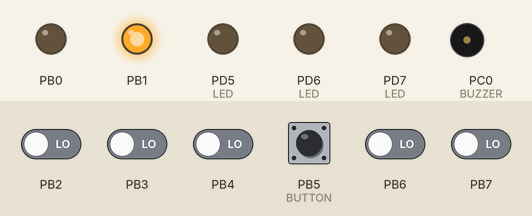
A program run on a simulated ATmega32, built with avr-gcc and emulated at 8 MHz. Parts: output pins drawn as LEDs (lit = HIGH), buzzer (waves = sounding, pin HIGH). The test bench sets the inputs (shaded band); at power-on: PB2–4, PB5 (BUTTON), PB6, PB7 LOW.

Above: at 1.2 s.
1.3 s: PB5 (BUTTON) pulled HIGH for 0.15 s
At 2.1 s:
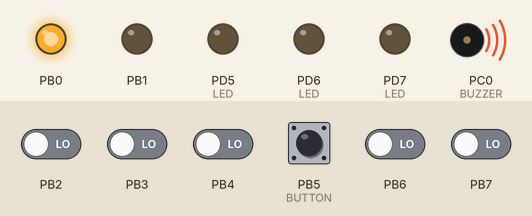
2.9 s: PB5 (BUTTON) pulled HIGH for 1 s
At 5.0 s:
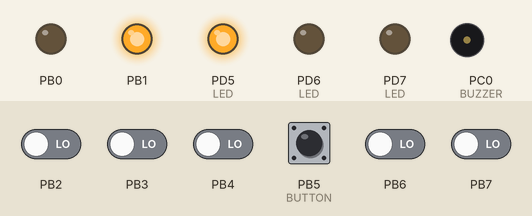
5.4 s: PB5 (BUTTON) pulled HIGH for 0.15 s
At 6.4 s:
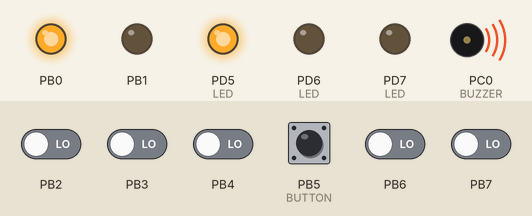
Timing chart, 0 to 8.4 s (numbered marks = the images above; inputs shaded):
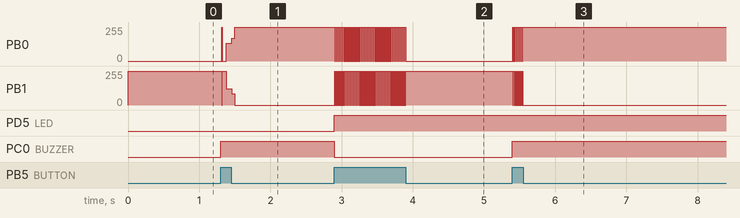

Measured:
- after the input at 1.3 s, PB0: 0/255 → 132/255 at once, → 255/255 0.14 s later; PB1: 255/255 → 123/255 at once, → 0/255 0.14 s later; PC0 (BUZZER): LOW → HIGH at once
- after the input at 2.9 s, PB0: alternates 255/255 for 0.01 s and 0/255 for 0.01 s, 97 changes in all, then stays 0/255, starting at once; PB1: alternates 255/255 for 0.01 s and 0/255 for 0.01 s, 97 changes in all, then stays 255/255, starting at once; PD5 (LED): LOW → HIGH at once; PC0 (BUZZER): HIGH → LOW at once
- after the input at 5.4 s, PB0: alternates 255/255 for 0.01 s and 0/255 for 0.01 s, 15 changes in all, then stays 255/255, starting at once; PB1: alternates 255/255 for 0.01 s and 0/255 for 0.01 s, 15 changes in all, then stays 0/255, starting at once; PC0 (BUZZER): LOW → HIGH at once

The program:

Traffic-Light.c
```c
#include <avr/io.h>
#include <avr/interrupt.h>

#include "BUZZER.h"
#include "LED.h"
#include "TIMER.h"
#include "BUTTON.h"
#include "seven segment.h"

#define F_CPU               8000000UL
#define RedLed              'D' , 5
#define YellowLed           'D' , 6
#define GreenLed            'D' , 7

volatile signed char seconds = 60;
volatile unsigned char ten_msecond = 0;
volatile unsigned char mpx = 0;
volatile unsigned char buz_on = 0;

int main(void)
{
	timer0_CTC_init_interrupt();
	BUTTON_vInit('B' , 5);
	LED_vInit('D' , 5);
	LED_vInit('D' , 6);
	LED_vInit('D' , 7);
	BUZZER_vInit('C' , 0);
	DIO_vsetPINDir('B' , 0 , 1);
	DIO_vsetPINDir('B' , 1 , 1);

    while(1)
    {
	    unsigned char second = (seconds - 1)%30 + 1;

		if(mpx == 0){
			DIO_write('B' , 0 , 0);
			DIO_write('B' , 1 , 1);
			seven_seg_write('A' ,second%10 , 0);
		}
		else{
			DIO_write('B' , 0 , 1);
			DIO_write('B' , 1 , 0);
			seven_seg_write('A' , second/10 , 0);
		}


        if(BUTTON_u8read('B' , 5) == 0){
			buz_on = (1 - buz_on);
			while(BUTTON_u8read('B' , 5) == 0);
		}
		else{
			buz_on = buz_on;
		}


		if(buz_on == 1){
			BUZZER_vTurnOn('C' , 0);
		}
		else{
			BUZZER_vTurnOff('C' , 0);

			if(ten_msecond >= 100){
				seconds--;
				ten_msecond = 0;

				if(seconds <= 0){
					seconds = 60;
				}
				else{}
			}
			else{}


			if(seconds >= 36 && seconds <= 60){
				LED_vTurnOn(RedLed);
				LED_vTurnOff(YellowLed);
				LED_vTurnOff(GreenLed);
			}
			else if((seconds >= 31 && seconds <= 35)){
				LED_vTurnOn(RedLed);
				LED_vTurnOn(YellowLed);
				LED_vTurnOff(GreenLed);
			}
			else if(seconds >= 6 && seconds <= 30){
				LED_vTurnOn(GreenLed);
				LED_vTurnOff(RedLed);
				LED_vTurnOff(YellowLed);
			}
			else if(seconds >= 1 && seconds <= 5){
				LED_vTurnOn(GreenLed);
				LED_vTurnOn(YellowLed);
				LED_vTurnOff(RedLed);
			}
		}
    }
}

ISR(TIMER0_COMP_vect)
{
	if(buz_on == 0){
	  ten_msecond++;
	}
	mpx = (1 - mpx);
}
```

BUTTON.c
```c
#include "DIO.h"

void BUTTON_vInit(unsigned char portname,unsigned char pinnumber)
{
	DIO_vsetPINDir(portname,pinnumber,0);
}

unsigned char BUTTON_u8read(unsigned char portname,unsigned char pinnumber)
{
	unsigned char x;
	x=DIO_u8read(portname,pinnumber);
	return x;
}
```

BUTTON.h
```c
#ifndef BUTTON_H_
#define BUTTON_H_

/*
Function Name        : BUTTON_vInit
Function Returns     : void
Function Arguments   : unsigned char portname,unsigned char pinnumber
Function Description : define the given pin in the given port as input pin
*/
void BUTTON_vInit(unsigned char portname,unsigned char pinnumber);

/*
Function Name        : BUTTON_u8read
Function Returns     : unsigned char
Function Arguments   : unsigned char portname,unsigned char pinnumber
Function Description : Returns 0 or 1 depend on the status of the BUTTON(pressed or not) and the type of connection (pull up or pull down)
*/
unsigned char BUTTON_u8read(unsigned char portname,unsigned char pinnumber);

#endif /* BUTTON_H_ */
```

BUZZER.c
```c
#include "DIO.h"

void BUZZER_vInit(unsigned char portname,unsigned char pinnumber)
{
	DIO_vsetPINDir(portname,pinnumber,1);//Set the given pin in the given port as an output
}

void BUZZER_vTurnOn(unsigned char portname,unsigned char pinnumber)
{
	DIO_write(portname,pinnumber,1);//Set the given pin in the given port to one(on)
}

void BUZZER_vTurnOff(unsigned char portname,unsigned char pinnumber)
{
	DIO_write(portname,pinnumber,0);//Set the given pin in the given port to zero(off)
}

void BUZZER_vToggle(unsigned char portname,unsigned char pinnumber)
{
	DIO_toggle(portname,pinnumber);//Set the given pin in the given port to zero if it is one or set it to one if it is zero
}

unsigned char BUZZER_ReadStatues(unsigned char portname,unsigned char pinnumber){
	return DIO_u8read(portname , pinnumber);
}
```

BUZZER.h
```c
#ifndef BUZZER_H_
#define BUZZER_H_

/*
	Function Name        : BUZZER_vInit
	Function Returns     : void
	Function Arguments   : unsigned char portname,unsigned char pinnumber
	Function Description : Initialize the pin as an output pin to connect the BUZZER.
*/
void BUZZER_vInit(unsigned char portname,unsigned char pinnumber);

/*
	Function Name        : BUZZER_vTurnOn
	Function Returns     : void
	Function Arguments   : unsigned char portname,unsigned char pinnumber
	Function Description : Turn on the BUZZER connected to the given pin and port.
*/
void BUZZER_vTurnOn(unsigned char portname,unsigned char pinnumber);

/*
	Function Name        : BUZZER_vTurnOff
	Function Returns     : void
	Function Arguments   : unsigned char portname,unsigned char pinnumber
	Function Description : Turn off the BUZZER connected to the given pin and port.
*/
void BUZZER_vTurnOff(unsigned char portname,unsigned char pinnumber);

/*
	Function Name        : BUZZER_vToggle
	Function Returns     : void
	Function Arguments   : unsigned char portname,unsigned char pinnumber
	Function Description : Toggle the BUZZER connected to the given pin and port.
*/
void BUZZER_vToggle(unsigned char portname,unsigned char pinnumber);

/*
	Function Name        : BUZZER_ReadStatues
	Function Returns     : unsigned char
	Function Arguments   : unsigned char portname,unsigned char pinnumber
	Function Description : Returns 1 if the value of the given pin is high and zero if the value is low
*/

unsigned char BUZZER_ReadStatues(unsigned char portname,unsigned char pinnumber);

#endif /* BUZZER_H_ */
```

LED.c
```c
#include "DIO.h"

void LED_vInit(unsigned char portname,unsigned char pinnumber)
{
	DIO_vsetPINDir(portname,pinnumber,1);//Set the given pin in the given port as an output
}

void LED_vTurnOn(unsigned char portname,unsigned char pinnumber)
{
	DIO_write(portname,pinnumber,1);//Set the given pin in the given port to one(on)
}

void LED_vTurnOff(unsigned char portname,unsigned char pinnumber)
{
	DIO_write(portname,pinnumber,0);//Set the given pin in the given port to zero(off)
}

void LED_vToggle(unsigned char portname,unsigned char pinnumber)
{
	DIO_toggle(portname,pinnumber);//Set the given pin in the given port to zero if it is one or set it to one if it is zero
}

unsigned char LED_ReadStatues(unsigned char portname,unsigned char pinnumber){
	return DIO_u8read(portname , pinnumber);
}
```

LED.h
```c
#ifndef LED_H_
#define LED_H_

/*
	Function Name        : LED_vInit
	Function Returns     : void
	Function Arguments   : unsigned char portname,unsigned char pinnumber
	Function Description : Initialize the pin as an output pin to connect the led.
*/
void LED_vInit(unsigned char portname,unsigned char pinnumber);

/*
	Function Name        : LED_vTurnOn
	Function Returns     : void
	Function Arguments   : unsigned char portname,unsigned char pinnumber
	Function Description : Turn on the led connected to the given pin and port.
*/
void LED_vTurnOn(unsigned char portname,unsigned char pinnumber);

/*
	Function Name        : LED_vTurnOff
	Function Returns     : void
	Function Arguments   : unsigned char portname,unsigned char pinnumber
	Function Description : Turn off the led connected to the given pin and port.
*/
void LED_vTurnOff(unsigned char portname,unsigned char pinnumber);

/*
	Function Name        : LED_vToggle
	Function Returns     : void
	Function Arguments   : unsigned char portname,unsigned char pinnumber
	Function Description : Toggle the led connected to the given pin and port.
*/
void LED_vToggle(unsigned char portname,unsigned char pinnumber);

/*
	Function Name        : LED_ReadStatues
	Function Returns     : unsigned char
	Function Arguments   : unsigned char portname,unsigned char pinnumber
	Function Description : Returns 1 if the value of the given pin is high and zero if the value is low
*/

unsigned char LED_ReadStatues(unsigned char portname,unsigned char pinnumber);

#endif /* LED_H_ */
```

TIMER.c
```c
#include "std_macros.h"
#include <avr/io.h>
#include <avr/interrupt.h>

void timer0_CTC_init_interrupt(void)
{
	// select CTC mode
	SET_BIT(TCCR0,WGM01);
	// load a value in OCR0
	OCR0=80;
	// select timer clock
	SET_BIT(TCCR0,CS00);
	SET_BIT(TCCR0,CS02);
	// enable interrupt
	sei();
	SET_BIT(TIMSK,OCIE0);
}


void timer0_wave_nonPWM(void)
{
	// set OC0 as output pin
	SET_BIT(DDRB,3);
	// select CTC mode*/
	SET_BIT(TCCR0,WGM01);
	// load a value in OCR0
	OCR0=64;
	// select timer clock
	SET_BIT(TCCR0,CS00);
	SET_BIT(TCCR0,CS02);
	// toggle OC0 on compare match
	SET_BIT(TCCR0,COM00);
}

void timer0_wave_fastPWM(void)
{
	// set OC0 as output pin
	SET_BIT(DDRB,3);
	// select fast PWM mode
	SET_BIT(TCCR0,WGM00);
	SET_BIT(TCCR0,WGM01);
	// load a value in OCR0
	OCR0=64;
	// select timer clock
	SET_BIT(TCCR0,CS00);
	SET_BIT(TCCR0,CS02);
	// Set OC0 on compare match, clear OC0 at BOTTOM,(inverting mode)
	SET_BIT(TCCR0,COM00);
	SET_BIT(TCCR0,COM01);
}


void timer0_wave_phasecorrectPWM(void)
{
	// set OC0 as output pin
	SET_BIT(DDRB,3);
	// select phase correct PWM mode
	SET_BIT(TCCR0,WGM00);
	// load a value in OCR0
	OCR0=64;
	// select timer clock
	SET_BIT(TCCR0,CS00);
	SET_BIT(TCCR0,CS02);
	// Set OC0 on compare match when up-counting. Clear OC0 on compare match when down counting.
	SET_BIT(TCCR0,COM00);
	SET_BIT(TCCR0,COM01);
}
```

TIMER.h
```c
#ifndef TIMER_H_
#define TIMER_H_

/*
	Function Name        : timer_CTC_init_interrupt
	Function Returns     : void
	Function Arguments   : void
	Function Description : initialize the interrupt of the CTC mode of timer0.
*/
void timer0_CTC_init_interrupt(void);

/*
	Function Name        : timer_wave_nonPWM
	Function Returns     : void
	Function Arguments   : void
	Function Description : initialize the generation of a wave on OC0 pin in non PWM mode.
*/
void timer0_wave_nonPWM(void);


/*
	Function Name        : timer_wave_PWM
	Function Returns     : void
	Function Arguments   : void
	Function Description : initialize the generation of a wave on OC0 pin in fast PWM mode.
*/
void timer0_wave_fastPWM(void);

/*
	Function Name        : timer_wave_phasecorrectPWM
	Function Returns     : void
	Function Arguments   : void
	Function Description : initialize the generation of a wave on OC0 pin in phase correct PWM mode.
*/
void timer0_wave_phasecorrectPWM(void);

#endif /* TIMER_H_ */
```

seven_segment.c
```c
#include "DIO.h"

void seven_seg_vinit(unsigned char portname)
{
	DIO_set_port_direction(portname,0xff);
}

void seven_seg_write(unsigned char portname,unsigned char number,unsigned char com)
{
    unsigned char arr[]={0x3f,0x06,0x5b,0x4f,0x66,0x6d,0x7d,0x47,0x7f,0x6f};

    if(com == 0) DIO_write_port(portname,arr[number]);
	else DIO_write_port(portname,~arr[number]);
}
```

seven_segment.h
```c
#ifndef SEVEN_SEGMENT_H_
#define SEVEN_SEGMENT_H_

void seven_seg_vinit(unsigned char portname);

void seven_seg_write(unsigned char portname,unsigned char number,unsigned char com);

#endif /* SEVEN SEGMENT_H_ */
```

std_macros.h
```c
#define REGISTER_SIZE              8
#define SET_BIT(reg , bit)         reg |= (1 << bit)
#define CLR_BIT(reg , bit)         reg &= (~(1 << bit))
#define TOG_BIT(reg , bit)         reg ^= (1 << bit)
#define READ_BIT(reg , bit)        ((reg >> bit) & 1)
#define IS_BIT_SET(reg , bit)      ((reg >> bit) & 1)
#define IS_BIT_CLR(reg , bit)      !((reg >> bit) & 1)
#define ROR(reg , num)             reg = (reg << (REGISTER_SIZE - num))|(reg >> num)
#define ROL(reg , num)             reg = (reg >> (REGISTER_SIZE - num))|(reg << num)
```

DIO.c
```c
#include <avr/io.h>
#include "std_macros.h"

void DIO_vsetPINDir(unsigned char portname,unsigned char pinnumber,unsigned char direction)
{
	switch(portname)
	{
		case 'A':
		if(direction==1)
		{
			SET_BIT(DDRA,pinnumber);//Set the direction of the given pin in port A as output
		}
		else
		{
			CLR_BIT(DDRA,pinnumber);//Set the direction of the given pin in port A as input
		}
		break;
		case 'B':
		if(direction==1)
		{
			SET_BIT(DDRB,pinnumber);//Set the direction of the given pin in port B as output
		}
		else
		{
			CLR_BIT(DDRB,pinnumber);//Set the direction of the given pin in port B as input
		}
		break;
		case 'C':
		if(direction==1)
		{
			SET_BIT(DDRC,pinnumber);//Set the direction of the given pin in port C as output
		}
		else
		{
			CLR_BIT(DDRC,pinnumber);//Set the direction of the given pin in port C as input
		}
		break;
		case 'D':
		if(direction==1)
		{
			SET_BIT(DDRD,pinnumber);//Set the direction of the given pin in port D as output
		}
		else
		{
			CLR_BIT(DDRD,pinnumber);//Set the direction of the given pin in port D as input
		}
		break;
		default:
		break;
	}
}


void DIO_write(unsigned char portname,unsigned char pinnumber,unsigned char outputvalue)
{
	switch(portname)
	{
		case 'A' :

		if(outputvalue==1)
		{
			SET_BIT(PORTA,pinnumber);//Set the value of the given pin in port A as High
		}
		else
		{
			CLR_BIT(PORTA,pinnumber);//Set the value of the given pin in port A as Low
		}
		break ;
		case 'B':

		if(outputvalue==1)
		{
			SET_BIT(PORTB,pinnumber);//Set the value of the given pin in port B as High
		}
		else
		{
			CLR_BIT(PORTB,pinnumber);//Set the value of the given pin in port B as Low
		}
		break ;
		case 'C' :

		if(outputvalue==1)
		{
			SET_BIT(PORTC,pinnumber);//Set the value of the given pin in port C as High
		}
		else
		{
			CLR_BIT(PORTC,pinnumber);//Set the value of the given pin in port C as Low
		}
		break ;
		case 'D':

		if(outputvalue==1)
		{
			SET_BIT(PORTD,pinnumber);//Set the value of the given pin in port D as High
		}
		else
		{
			CLR_BIT(PORTD,pinnumber);//Set the value of the given pin in port D as Low
		}
		break ;
		default: break ;
	}
}


unsigned char DIO_u8read(unsigned char portname,unsigned char pinnumber)
{
	unsigned char return_value=0;
	switch(portname)
	{
		case 'A' :
		return_value=READ_BIT(PINA,pinnumber);//Read the value from the given pin in port A
		break;

		case 'B' :
		return_value=READ_BIT(PINB,pinnumber);//Read the value from the given pin in port B
		break;

		case 'C' :
		return_value=READ_BIT(PINC,pinnumber);//Read the value from the given pin in port C
		break;

		case 'D' :
		return_value=READ_BIT(PIND,pinnumber);//Read the value from the given pin in port D
		break;
		default:
		break;
	}
	return return_value ;
}
void DIO_toggle(unsigned char portname,unsigned char pinnumber)
{
	switch(portname)
	{
		case 'A':
		TOG_BIT(PORTA,pinnumber);//Toggle the value of the given pin in port A
		break;
		case 'B':
		TOG_BIT(PORTB,pinnumber);//Toggle the value of the given pin in port B
		break;
		case 'C':
		TOG_BIT(PORTC,pinnumber);//Toggle the value of the given pin in port C
		break;
		case 'D':
		TOG_BIT(PORTD,pinnumber);//Toggle the value of the given pin in port D
		break;
		default: break;
	}
}
void DIO_set_port_direction(unsigned char portname,unsigned char direction)
{
	switch(portname)
	{
		case 'A' :
		DDRA=direction; //set the direction of port A
		break ;
		case 'B':
		DDRB=direction; //set the direction of port B
		break ;
		case 'C' :
		DDRC=direction; //set the direction of port C
		break ;
		case 'D':
		DDRD=direction; //set the direction of port D
		break ;
		default:
		break ;
	}

}
void DIO_write_port(unsigned char portname,unsigned char portvalue)
{
	switch(portname)
	{
		case 'A' :
		PORTA=portvalue; //Write the given value to the port A
		break ;
		case 'B':
		PORTB=portvalue; //Write the given value to the port B
		break ;
		case 'C' :
		PORTC=portvalue; //Write the given value to the port C
		break ;
		case 'D':
		PORTD=portvalue; //Write the given value to the port D
		break ;
		default:
		 break ;
	}
}

unsigned char DIO_read_port(unsigned char portname)
{
	unsigned char return_val=0;
	switch(portname)
	{
		case 'A' :
		return_val=PINA; // read the value of port A
		break ;
		case 'B':
		return_val=PINB; // read the value of port B
		break ;
		case 'C' :
		return_val=PINC; // read the value of port C
		break ;
		case 'D':
		return_val=PIND; // read the value of port D
		break ;
		default:
		break ;
	}
	return return_val;
}

void DIO_write_nibble(unsigned char portname,unsigned char value,unsigned char pinnumber){
	int bits = 4;
	while(bits--){
		DIO_write(portname , pinnumber , value%2);
		value /= 2;
		pinnumber++;
	}
}

void DIO_vconnectpullup(char portname ,char pinnumber, char connect_pullup)
{
	switch(portname)
	{
		case 'A':
		if(connect_pullup==1)
		{
			SET_BIT(PORTA,pinnumber);
		}
		else
		{
			CLR_BIT(PORTA,pinnumber);
		}
		break;
		case 'B':
		if(connect_pullup==1)
		{
			SET_BIT(PORTB,pinnumber);
		}
		else
		{
			CLR_BIT(PORTB,pinnumber);
		}
		break;
		case 'C':
		if(connect_pullup==1)
		{
			SET_BIT(PORTC,pinnumber);

		}
		else
		{
			CLR_BIT(PORTC,pinnumber);
		}
		break;
		case 'D':
		if(connect_pullup==1)
		{
			SET_BIT(PORTD,pinnumber);

		}
		else
		{
			CLR_BIT(PORTD,pinnumber);
		}
		break;

	}
}
```

Source omitted: DIO.h (2858 bytes)
